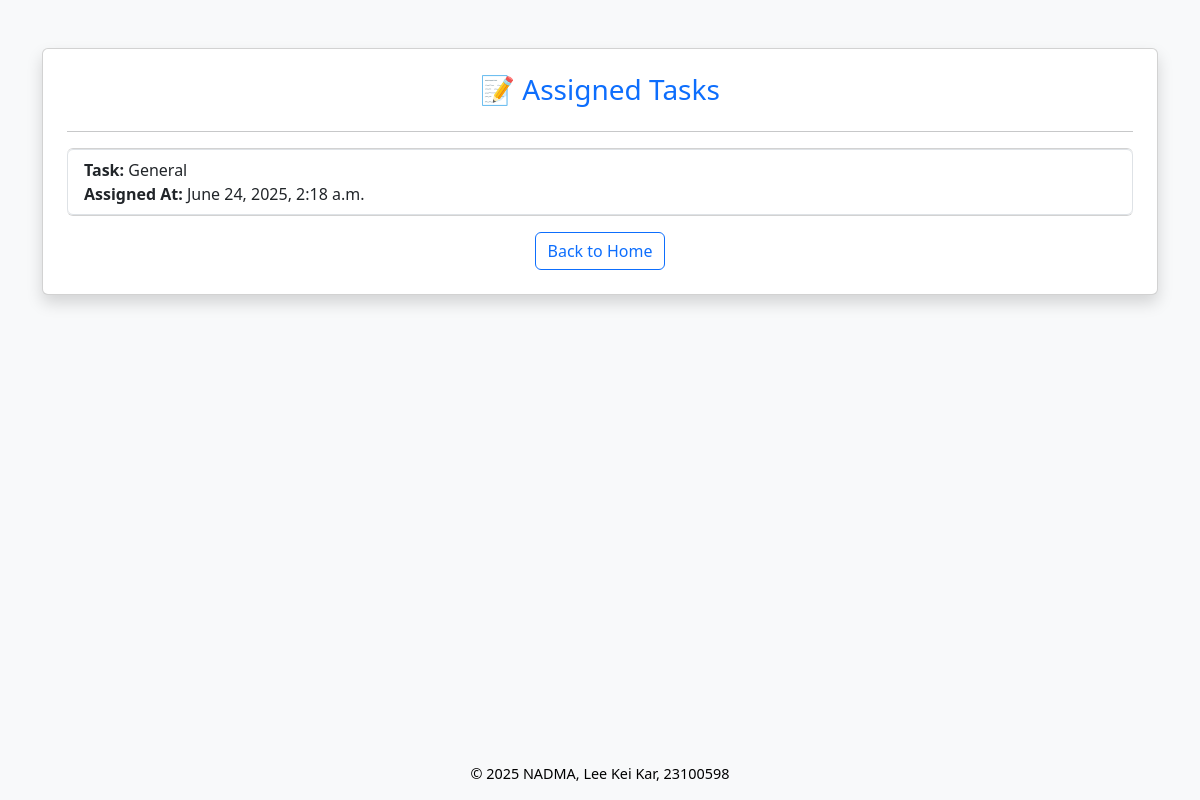
Before: /volunteer/tasks/ (signed in) with the older database file.
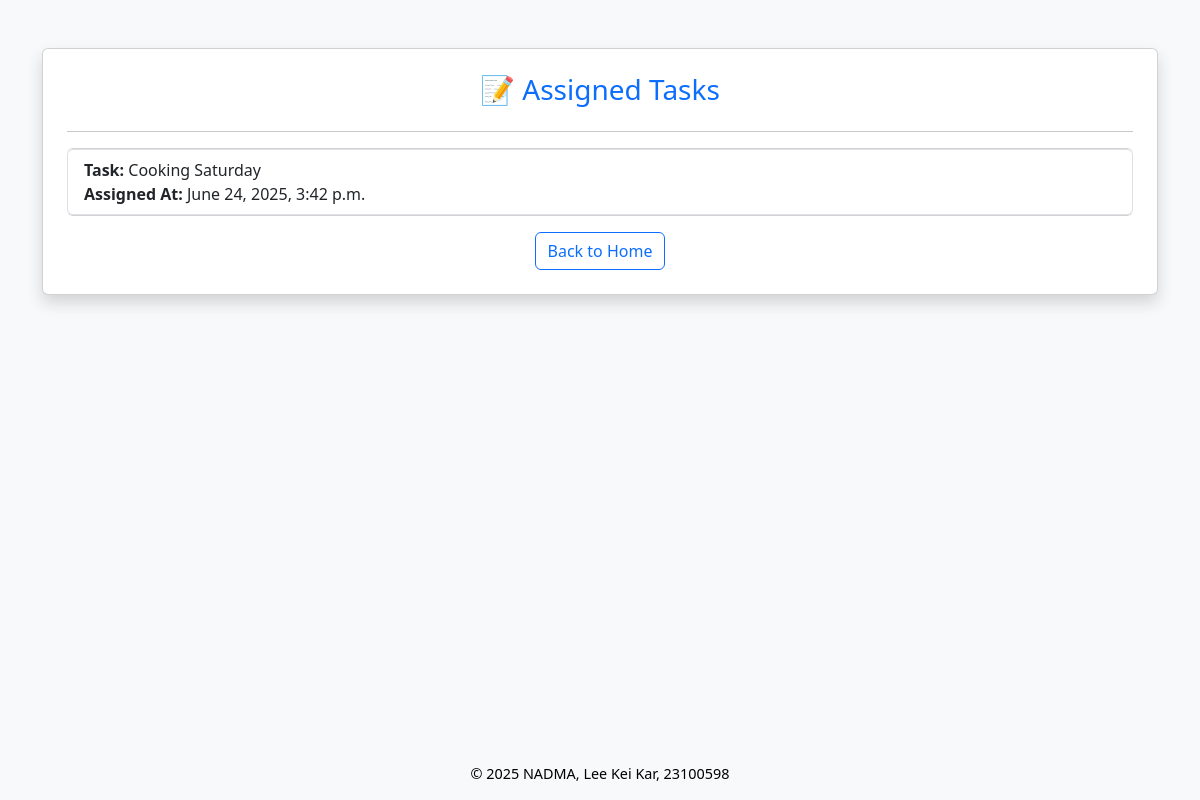
After: the same page with the newer database file.
### volunteer/models.py (models this page shows, shortened)
class VolunteerAssignment(models.Model):
    volunteer = models.ForeignKey(VolunteerSkill, on_delete=models.CASCADE)
    task = models.CharField(max_length=255, default='General')
    assigned_at = models.DateTimeField(default=timezone.now, editable=False)

### volunteer/views.py (the view)
# urls.py: path('tasks/', views.view_tasks, name='view_tasks'),
@login_required
def view_tasks(request):
    from .models import VolunteerAssignment  # Import locally to avoid circular import
    volunteer = VolunteerSkill.objects.filter(name=request.user.username).first()
    assignments = []
    if volunteer:
        assignments = VolunteerAssignment.objects.filter(volunteer=volunteer)
    return render(request, 'volunteer/view_tasks.html', {
        'assignments': assignments
    })

### volunteer/templates/volunteer/view_tasks.html (shortened to what this page needs)
<!DOCTYPE html>
<html>
<head>
    <link rel="stylesheet" href="https://cdn.jsdelivr.net/npm/bootstrap@5.3.0/dist/css/bootstrap.min.css">
</head>
<body class="bg-light">
<div class="container mt-5">
    <div class="card shadow p-4">
        <h3 class="text-center text-primary">📝 Assigned Tasks</h3>
        <hr>
        {% if assignments %}
            <ul class="list-group">
                {% for assignment in assignments %}
                    <li class="list-group-item">
                        <strong>Task:</strong> {{ assignment.task }}<br>
                        <strong>Assigned At:</strong> {{ assignment.assigned_at }}
                    </li>
                {% endfor %}
            </ul>
        {% else %}
            <p class="text-center">No tasks assigned yet.</p>
        {% endif %}
        <div class="text-center mt-3">
            <a href="{% url 'volunteer_home' %}" class="btn btn-outline-primary">
                Back to Home
            </a>
        </div>
    </div>
</div>
<div class="footer">
    © 2025 NADMA, Lee Kei Kar, 23100598
</div>
</body>
</html>

Changed rows visible on the page:
removed VolunteerAssignment: task "General", assigned_at "June 24, 2025, 2:18 a.m."
added VolunteerAssignment: task "Cooking Saturday", assigned_at "June 24, 2025, 3:42 p.m."
